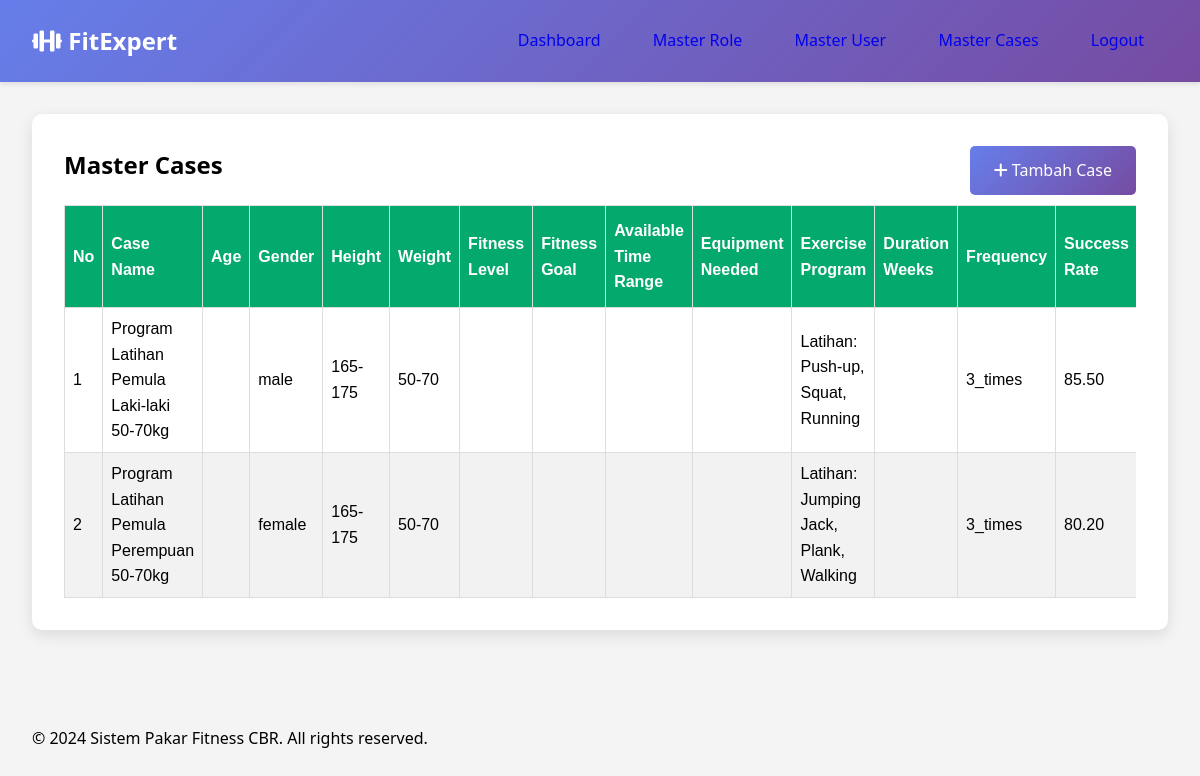
The app's page /user/master-cases/index.php (signed in) with its own data.
### tables this page shows
CREATE TABLE `cases` (
  `case_id` int(11) NOT NULL,
  `case_name` varchar(100) NOT NULL,
  `age_range` varchar(20) DEFAULT NULL,
  `gender` varchar(10) DEFAULT NULL,
  `height_range` varchar(20) DEFAULT NULL,
  `weight_range` varchar(20) DEFAULT NULL,
  `fitness_level` varchar(20) DEFAULT NULL,
  `fitness_goal` varchar(30) DEFAULT NULL,
  `available_time_range` varchar(20) DEFAULT NULL,
  `equipment_needed` text DEFAULT NULL,
  `exercise_program` text DEFAULT NULL,
  `duration_weeks` int(11) DEFAULT NULL,
  `success_rate` decimal(5,2) DEFAULT NULL,
  `created_by` int(11) DEFAULT NULL,
  `created_at` timestamp NOT NULL DEFAULT current_timestamp(),
  `frequency` text NOT NULL
);

### user/master-cases/index.php (the view, shortened to what this page needs)
<?php
if ($_SERVER['REQUEST_METHOD'] == 'GET') {
    $database = new Database();
    $db = $database->getConnection();
    $query = "SELECT * FROM cases";
    $stmt = $db->prepare($query);
    $stmt->execute();
    $cases = $stmt->fetchAll(PDO::FETCH_ASSOC);
}
include '../../includes/header.php';
?>
<div class="container">
    <div class="card">
        <div style="margin-bottom: 10px; display: flex; justify-content: space-between;">
            <h2>Master Cases</h2>
            <div>
                <a href="/user/master-cases/create.php" class="btn btn-primary btn-block">
                    <i class="fas fa-plus"></i> Tambah Case
                </a>
            </div>
        </div>
        <div class="table-responsive">
            <table class="table">
                <thead>
                    <tr>
                        <th>No</th>
                        <th>Case Name</th>
                        <th>Age</th>
                        <th>Gender</th>
                        <th>Height</th>
                        <th>Weight</th>
                        <th>Fitness Level</th>
                        <th>Fitness Goal</th>
                        <th>Available Time Range</th>
                        <th>Equipment Needed</th>
                        <th>Exercise Program</th>
                        <th>Duration Weeks</th>
                        <th>Frequency</th>
                        <th>Success Rate</th>
                    </tr>
                </thead>
                <tbody>
                    <?php foreach ($cases ?? [] as $key => $case): ?>
                        <tr>
                            <td><?=$key+1?></td>
                            <td><?= htmlspecialchars($case['case_name']) ?></td>
                            <td><?= htmlspecialchars($case['age_range']) ?></td>
                            <td><?= htmlspecialchars($case['gender']) ?></td>
                            <td><?= htmlspecialchars($case['height_range']) ?></td>
                            <td><?= htmlspecialchars($case['weight_range']) ?></td>
                            <td><?= htmlspecialchars($case['fitness_level']) ?></td>
                            <td><?= htmlspecialchars($case['fitness_goal']) ?></td>
                            <td><?= htmlspecialchars($case['available_time_range']) ?></td>
                            <td><?= htmlspecialchars($case['equipment_needed']) ?></td>
                            <td><?= htmlspecialchars($case['exercise_program']) ?></td>
                            <td><?= htmlspecialchars($case['duration_weeks']) ?></td>
                            <td><?= htmlspecialchars($case['frequency']) ?></td>
                            <td><?= htmlspecialchars($case['success_rate']) ?></td>
                        </tr>
                    <?php endforeach; ?>
                </tbody>
            </table>
        </div>
    </div>
</div>
<?php include '../../includes/footer.php'; ?>

### assets/css/style.css (style rules this page uses)
* { margin: 0; padding: 0; box-sizing: border-box; }
body { font-family: 'Segoe UI', Tahoma, Geneva, Verdana, sans-serif; line-height: 1.6; background-color: #f4f4f4; }
.container { max-width: 1200px; margin: 0 auto; padding: 2rem; }
.card { background: white; border-radius: 10px; padding: 2rem; margin-bottom: 2rem; box-shadow: 0 5px 15px rgba(0,0,0,0.1); }
.btn { padding: 0.75rem 1.5rem; border: none; border-radius: 5px; cursor: pointer; font-size: 1rem; text-decoration: none; display: inline-block; text-align: center; transition: all 0.3s; }
.btn-primary { background: linear-gradient(135deg, #667eea 0%, #764ba2 100%); color: white; }
.table-responsive { overflow-x: auto; }
.table { font-family: Arial, Helvetica, sans-serif; border-collapse: collapse; width: 100%; }
.table td, .table th { border: 1px solid #ddd; padding: 8px; }
.table tr:nth-child(even) { background-color: #f2f2f2; }
.table th { padding-top: 12px; padding-bottom: 12px; text-align: left; background-color: #04AA6D; color: white; }

### records on screen
cases: case_name "Program Latihan Pemula Laki-laki 50-70kg", gender "male", height_range "165-175", weight_range "50-70", exercise_program "Latihan: Push-up, Squat, Running", frequency "3_times", success_rate "85.50"
cases: case_name "Program Latihan Pemula Perempuan 50-70kg", gender "female", height_range "165-175", weight_range "50-70", exercise_program "Latihan: Jumping Jack, Plank, Walking", frequency "3_times", success_rate "80.20"
